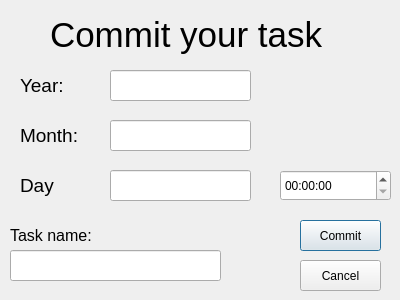
<?xml version="1.0" encoding="UTF-8"?>
<ui version="4.0">
 <class>Dialog_taskmaker</class>
 <widget class="QDialog" name="Dialog_taskmaker">
  <property name="geometry">
   <rect>
    <x>0</x>
    <y>0</y>
    <width>400</width>
    <height>300</height>
   </rect>
  </property>
  <property name="minimumSize">
   <size>
    <width>400</width>
    <height>300</height>
   </size>
  </property>
  <property name="maximumSize">
   <size>
    <width>400</width>
    <height>300</height>
   </size>
  </property>
  <property name="windowTitle">
   <string>Commiting the task</string>
  </property>
  <widget class="QLabel" name="label">
   <property name="geometry">
    <rect>
     <x>50</x>
     <y>10</y>
     <width>281</width>
     <height>51</height>
    </rect>
   </property>
   <property name="text">
    <string>&lt;html&gt;&lt;head/&gt;&lt;body&gt;&lt;p&gt;&lt;span style=&quot; font-size:26pt;&quot;&gt;Commit your task&lt;/span&gt;&lt;/p&gt;&lt;/body&gt;&lt;/html&gt;</string>
   </property>
  </widget>
  <widget class="QLabel" name="label_2">
   <property name="geometry">
    <rect>
     <x>20</x>
     <y>70</y>
     <width>61</width>
     <height>31</height>
    </rect>
   </property>
   <property name="text">
    <string>&lt;html&gt;&lt;head/&gt;&lt;body&gt;&lt;p&gt;&lt;span style=&quot; font-size:14pt;&quot;&gt;Year:&lt;/span&gt;&lt;/p&gt;&lt;/body&gt;&lt;/html&gt;</string>
   </property>
  </widget>
  <widget class="QLabel" name="label_3">
   <property name="geometry">
    <rect>
     <x>20</x>
     <y>120</y>
     <width>61</width>
     <height>31</height>
    </rect>
   </property>
   <property name="text">
    <string>&lt;html&gt;&lt;head/&gt;&lt;body&gt;&lt;p&gt;&lt;span style=&quot; font-size:14pt;&quot;&gt;Month:&lt;/span&gt;&lt;/p&gt;&lt;/body&gt;&lt;/html&gt;</string>
   </property>
  </widget>
  <widget class="QLabel" name="label_4">
   <property name="geometry">
    <rect>
     <x>20</x>
     <y>170</y>
     <width>61</width>
     <height>31</height>
    </rect>
   </property>
   <property name="text">
    <string>&lt;html&gt;&lt;head/&gt;&lt;body&gt;&lt;p&gt;&lt;span style=&quot; font-size:14pt;&quot;&gt;Day&lt;/span&gt;&lt;/p&gt;&lt;/body&gt;&lt;/html&gt;</string>
   </property>
  </widget>
  <widget class="QTimeEdit" name="timeEdit">
   <property name="geometry">
    <rect>
     <x>280</x>
     <y>170</y>
     <width>111</width>
     <height>31</height>
    </rect>
   </property>
  </widget>
  <widget class="QLineEdit" name="year_lineEdit">
   <property name="geometry">
    <rect>
     <x>110</x>
     <y>70</y>
     <width>141</width>
     <height>31</height>
    </rect>
   </property>
  </widget>
  <widget class="QLineEdit" name="month_lineEdit">
   <property name="geometry">
    <rect>
     <x>110</x>
     <y>120</y>
     <width>141</width>
     <height>31</height>
    </rect>
   </property>
  </widget>
  <widget class="QLineEdit" name="day_lineEdit">
   <property name="geometry">
    <rect>
     <x>110</x>
     <y>170</y>
     <width>141</width>
     <height>31</height>
    </rect>
   </property>
  </widget>
  <widget class="QPushButton" name="commit_pushButton">
   <property name="geometry">
    <rect>
     <x>300</x>
     <y>220</y>
     <width>81</width>
     <height>31</height>
    </rect>
   </property>
   <property name="sizePolicy">
    <sizepolicy hsizetype="Minimum" vsizetype="Fixed">
     <horstretch>0</horstretch>
     <verstretch>0</verstretch>
    </sizepolicy>
   </property>
   <property name="minimumSize">
    <size>
     <width>81</width>
     <height>31</height>
    </size>
   </property>
   <property name="maximumSize">
    <size>
     <width>81</width>
     <height>31</height>
    </size>
   </property>
   <property name="text">
    <string>Commit</string>
   </property>
  </widget>
  <widget class="QPushButton" name="cancel_pushButton">
   <property name="geometry">
    <rect>
     <x>300</x>
     <y>260</y>
     <width>81</width>
     <height>31</height>
    </rect>
   </property>
   <property name="text">
    <string>Cancel</string>
   </property>
  </widget>
  <widget class="QLineEdit" name="task_name_lineEdit">
   <property name="geometry">
    <rect>
     <x>10</x>
     <y>250</y>
     <width>211</width>
     <height>31</height>
    </rect>
   </property>
  </widget>
  <widget class="QLabel" name="label_5">
   <property name="geometry">
    <rect>
     <x>10</x>
     <y>220</y>
     <width>91</width>
     <height>31</height>
    </rect>
   </property>
   <property name="text">
    <string>&lt;html&gt;&lt;head/&gt;&lt;body&gt;&lt;p&gt;&lt;span style=&quot; font-size:12pt;&quot;&gt;Task name:&lt;/span&gt;&lt;/p&gt;&lt;/body&gt;&lt;/html&gt;</string>
   </property>
  </widget>
 </widget>
 <resources/>
 <connections/>
</ui>
